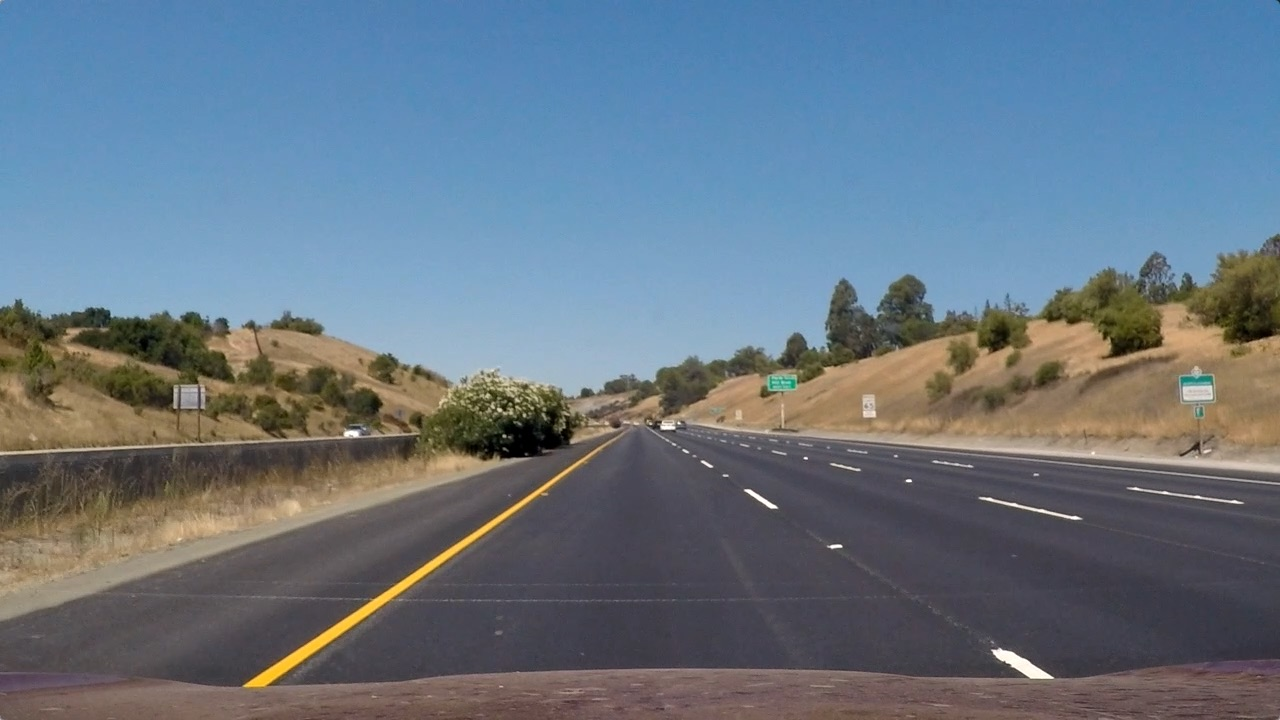
#> input picture test_images/straight_lines1.jpg, 1280 x 720 px, found by its file name
$ python transform.py
#> lines starting #> are read from the running program, lines starting #| are printed output that depends on the picture
#> further down, img is the input picture: shape (720, 1280, 3); mean R, G, B 103.2, 117.7, 131.2
import cv2
import numpy as np
import matplotlib.image as mpimg

class PerspectiveTransform():
    # Four source coordinates
    src = np.float32(
        [[700, 460],
        [1055, 685],
        [254, 685],
        [582, 460]])
    # Four desired coordinates
    dst = np.float32(
        [[1040, 0],
        [1040, 685],
        [250, 685],
        [250, 0]])
    color = (0, 255, 0)
    thickness = 9
    def __init__(self):
        # Compute the perspective Transform
        self.warp_matrix = cv2.getPerspectiveTransform(self.src, self.dst)
        # Compute the inverse by swapping the input parameter
        self.unwarp_matrix = cv2.getPerspectiveTransform(self.dst, self.src)
    def draw_lines(self,img):
        color = (255, 0, 0)
        thickness = 1
        cv2.line(img, (self.src[2][0],self.src[2][1]), (self.src[3][0],self.src[3][1]), color, thickness)
        cv2.line(img, (self.src[0][0],self.src[0][1]), (self.src[1][0],self.src[1][1]), color, thickness)

    def warp(self, img):
        img_size = img.shape[1], img.shape[0]
#> img_size = (1280, 720)
        # Compute warped image
        warped = cv2.warpPerspective(img, self.warp_matrix, img_size, flags=cv2.INTER_LINEAR)
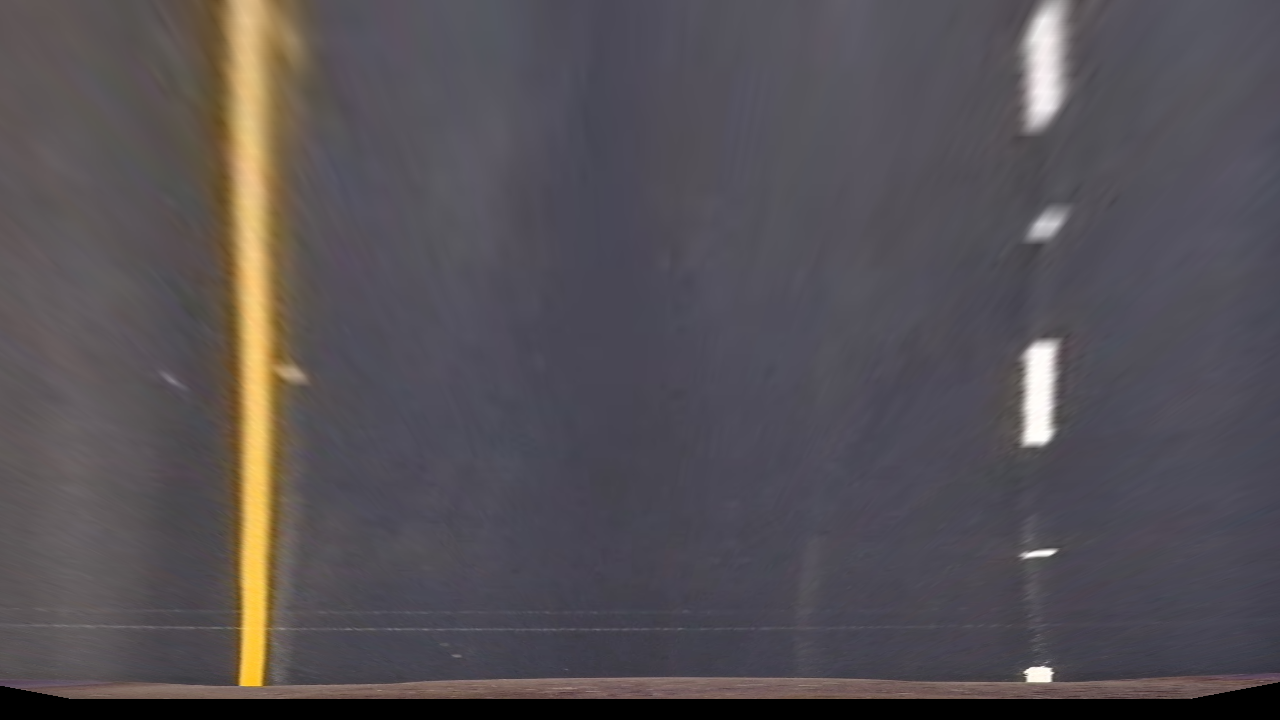
#> warped: shape (720, 1280, 3); mean R, G, B 85.2, 80.3, 84.6
        return warped

    def unwarp(self, img):
        img_size = img.shape[1], img.shape[0]
#> img_size = (1280, 720)
        # Create warped image - uses linear interpolation
        unwarped = cv2.warpPerspective(img, self.unwarp_matrix, img_size, flags=cv2.INTER_LINEAR)
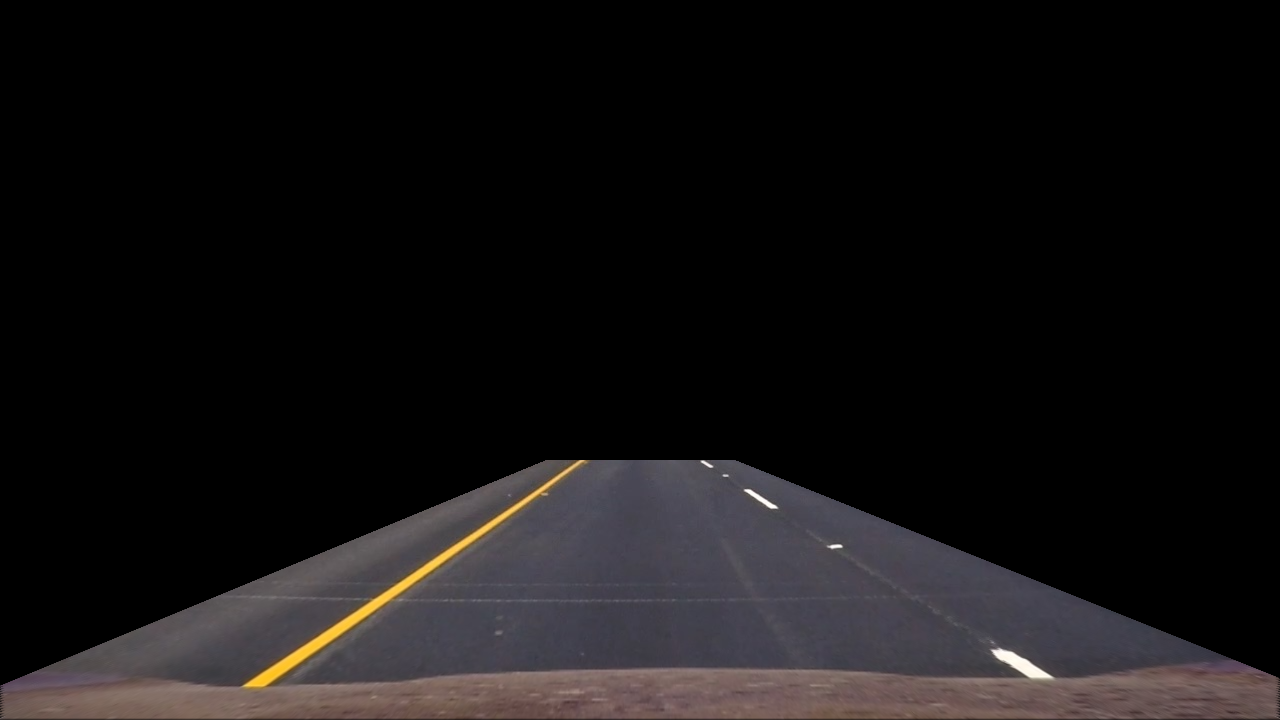
#> unwarped: shape (720, 1280, 3); mean R, G, B 20.5, 18.5, 19.1
        return unwarped

if __name__ == '__main__':
    import matplotlib.pyplot as plt

    transformer = PerspectiveTransform()
    img = mpimg.imread('..\\test_images\\straight_lines1.jpg')
    transformer.draw_lines(img)
    plt.imshow(img)
#     plt.show()
    plt.clf()

    warped = transformer.warp(img)
    plt.imshow(warped)
#     plt.show()
    plt.clf()

    unwarped = transformer.unwarp(warped)
    plt.imshow(unwarped)
#     plt.show()
    plt.clf()

    # Plot the result
    f, (ax1, ax2) = plt.subplots(1, 2, figsize=(24, 9))
    f.tight_layout()

    ax1.imshow(img)
    ax1.set_title('Original Image', fontsize=40)

    ax2.imshow(warped)
    ax2.set_title('Warped Result', fontsize=40)
    plt.subplots_adjust(left=0., right=1, top=0.9, bottom=0.)
    plt.savefig('..\\output_images\\transform_straight_lines_1.png')
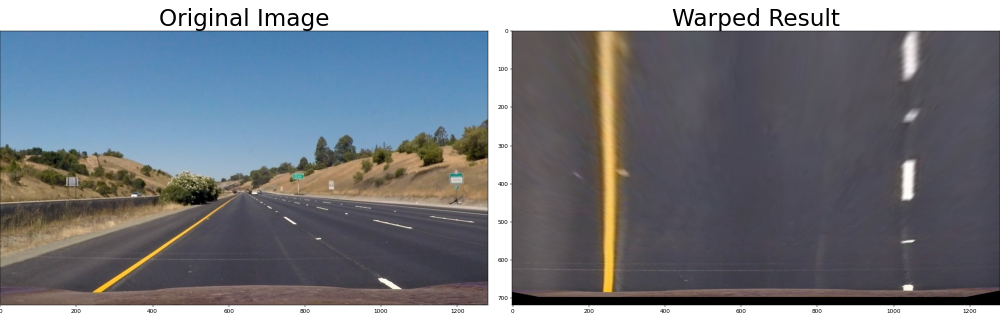
#> figure drawn by matplotlib, 2 panels

$ run again, with test_images/straight_lines2.jpg copied over test_images/straight_lines1.jpg
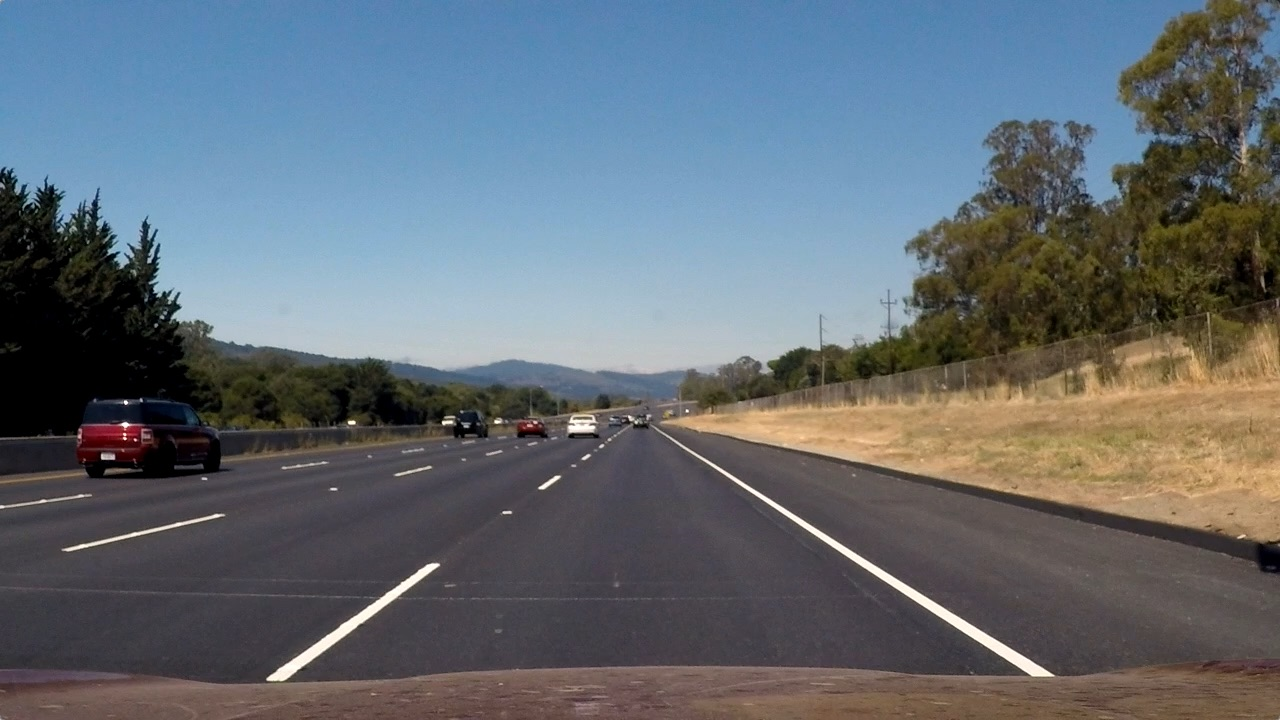
#> input picture test_images/straight_lines2.jpg, 1280 x 720 px, found by its file name
#> img is the input picture: shape (720, 1280, 3); mean R, G, B 99.4, 107.7, 115.1
#> in unwarp, `unwarped = cv2.warpPerspective(img, self.unwarp_matrix, img_size, flag..`:
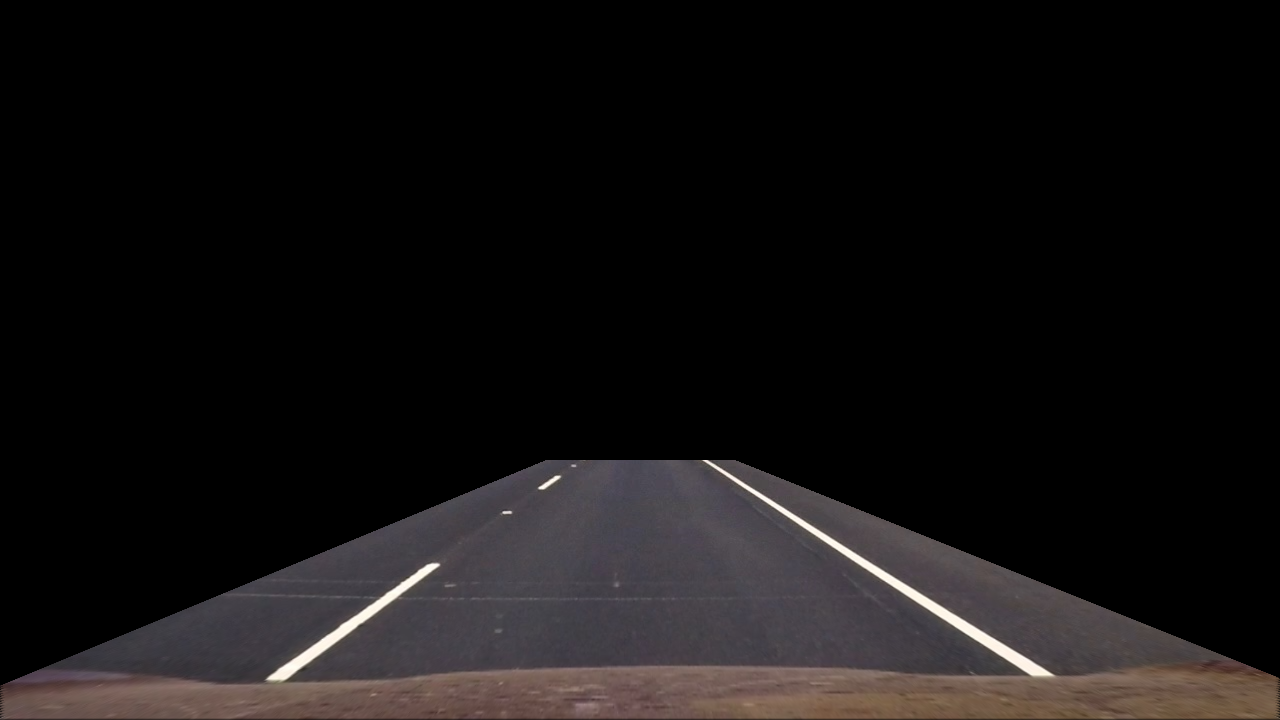
#> unwarped: shape (720, 1280, 3); mean R, G, B 20.3, 18, 18.2
#> `plt.savefig('..\\output_images\\transform_straight_lines_1.png')`:
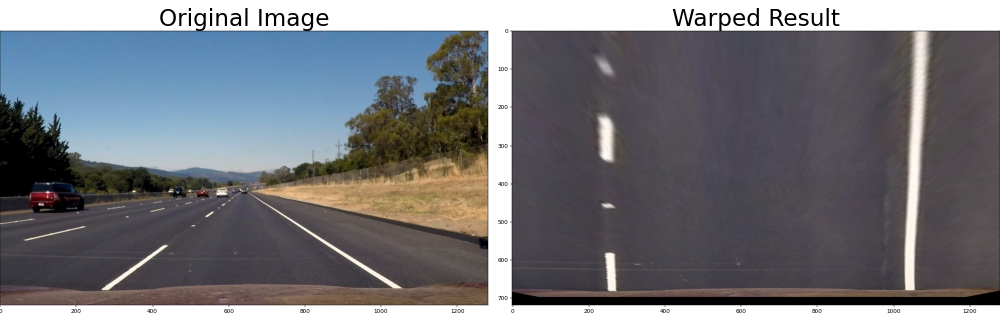
#> figure drawn by matplotlib, 2 panels

$ run again, with test_images/bridge_shadow.jpg copied over test_images/straight_lines1.jpg
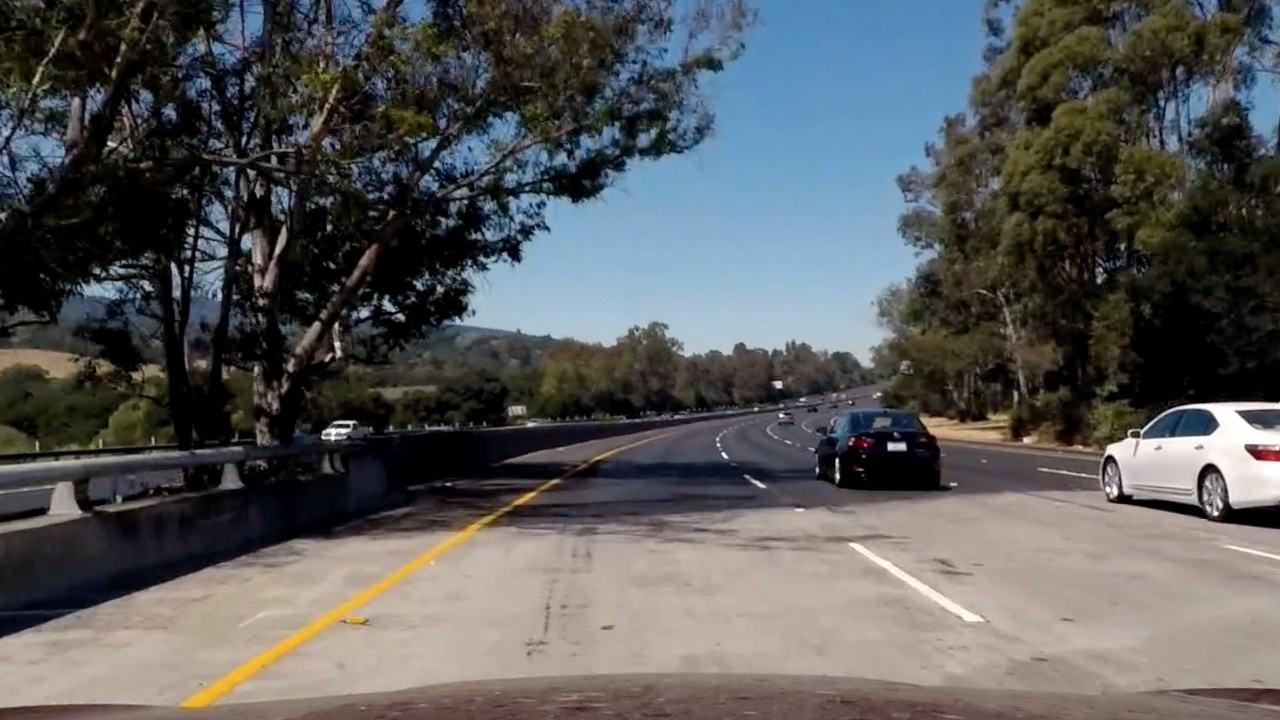
#> input picture test_images/bridge_shadow.jpg, 1280 x 720 px, found by its file name
#> img is the input picture: shape (720, 1280, 3); mean R, G, B 89.7, 90.6, 90.8
#> in unwarp, `unwarped = cv2.warpPerspective(img, self.unwarp_matrix, img_size, flag..`:
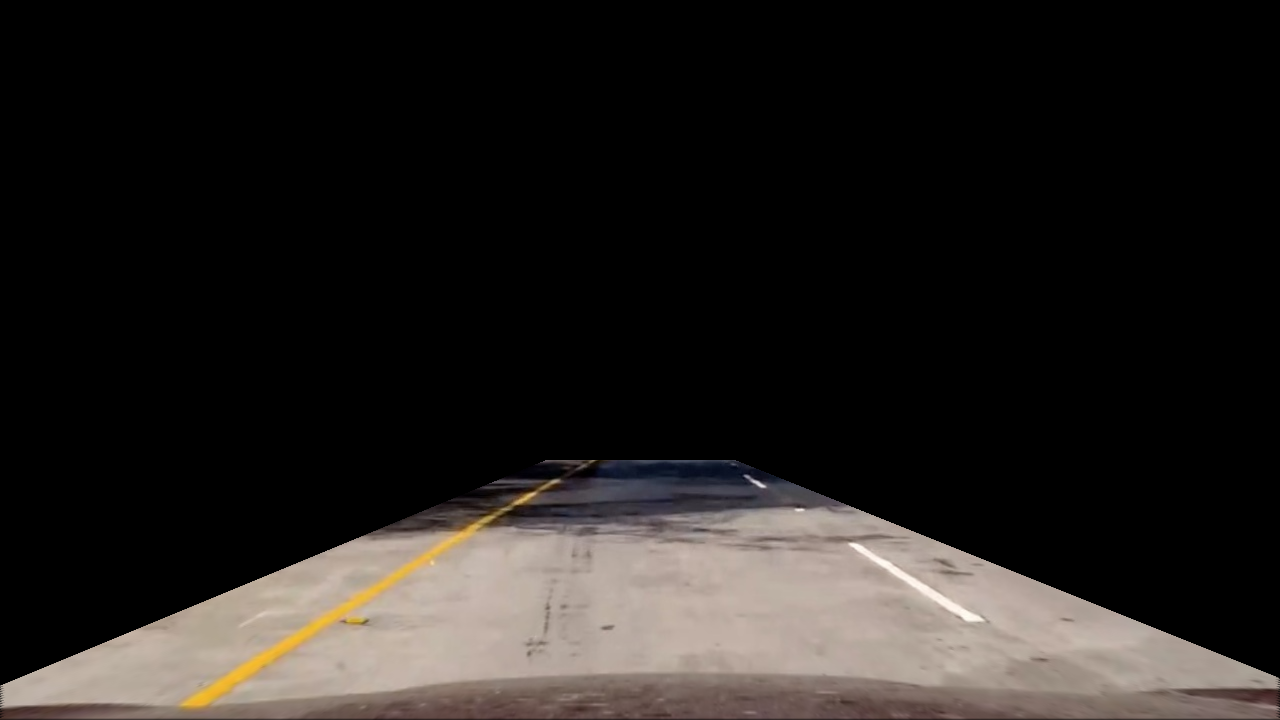
#> unwarped: shape (720, 1280, 3); mean R, G, B 36.3, 32.8, 30.4
#> `plt.savefig('..\\output_images\\transform_straight_lines_1.png')`:
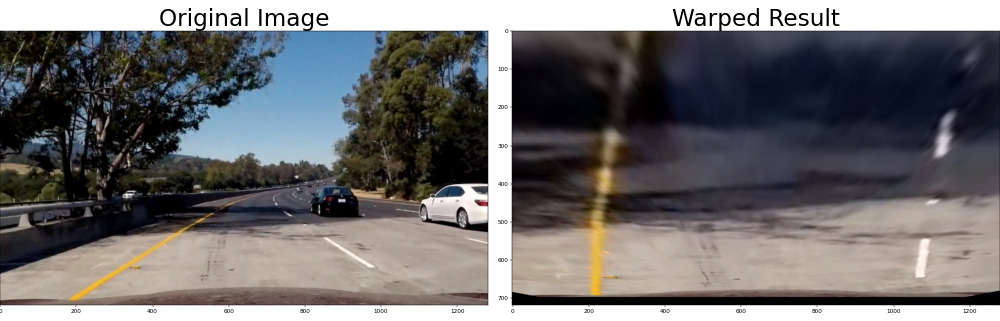
#> figure drawn by matplotlib, 2 panels

$ run again, with test_images/test1.jpg copied over test_images/straight_lines1.jpg
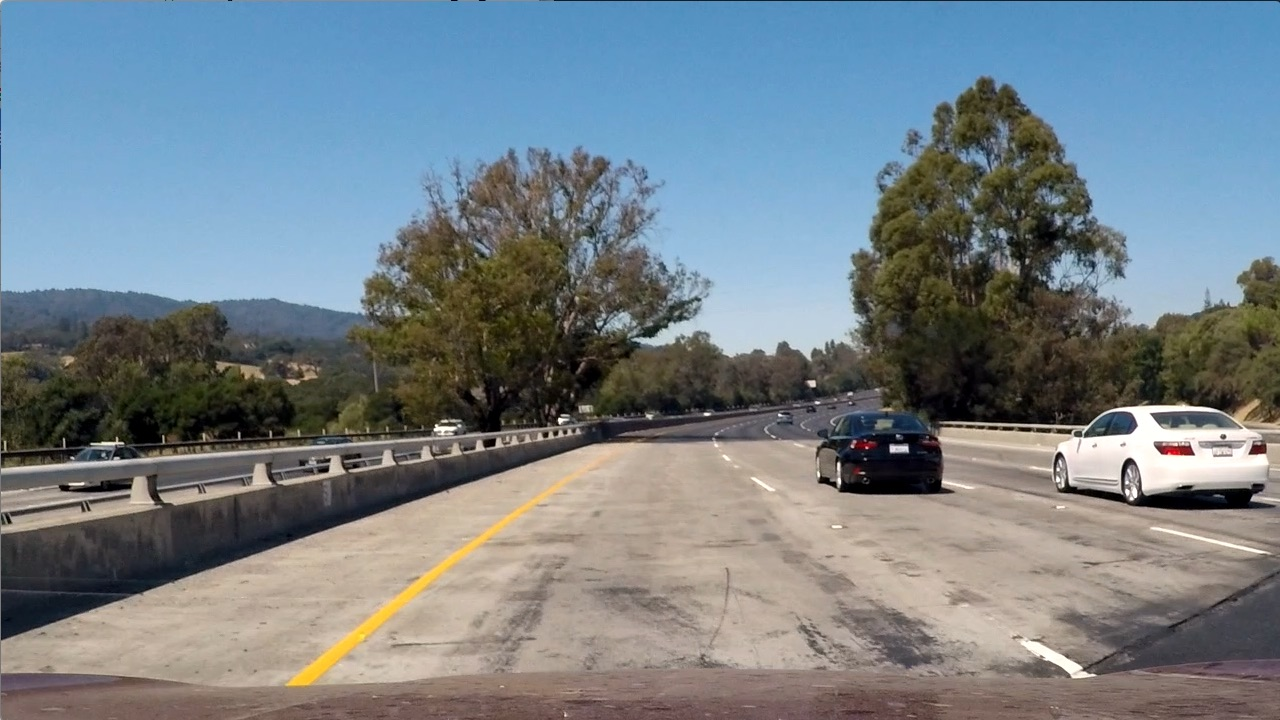
#> input picture test_images/test1.jpg, 1280 x 720 px, found by its file name
#> img is the input picture: shape (720, 1280, 3); mean R, G, B 117.5, 128.7, 135.5
#> in unwarp, `unwarped = cv2.warpPerspective(img, self.unwarp_matrix, img_size, flag..`:
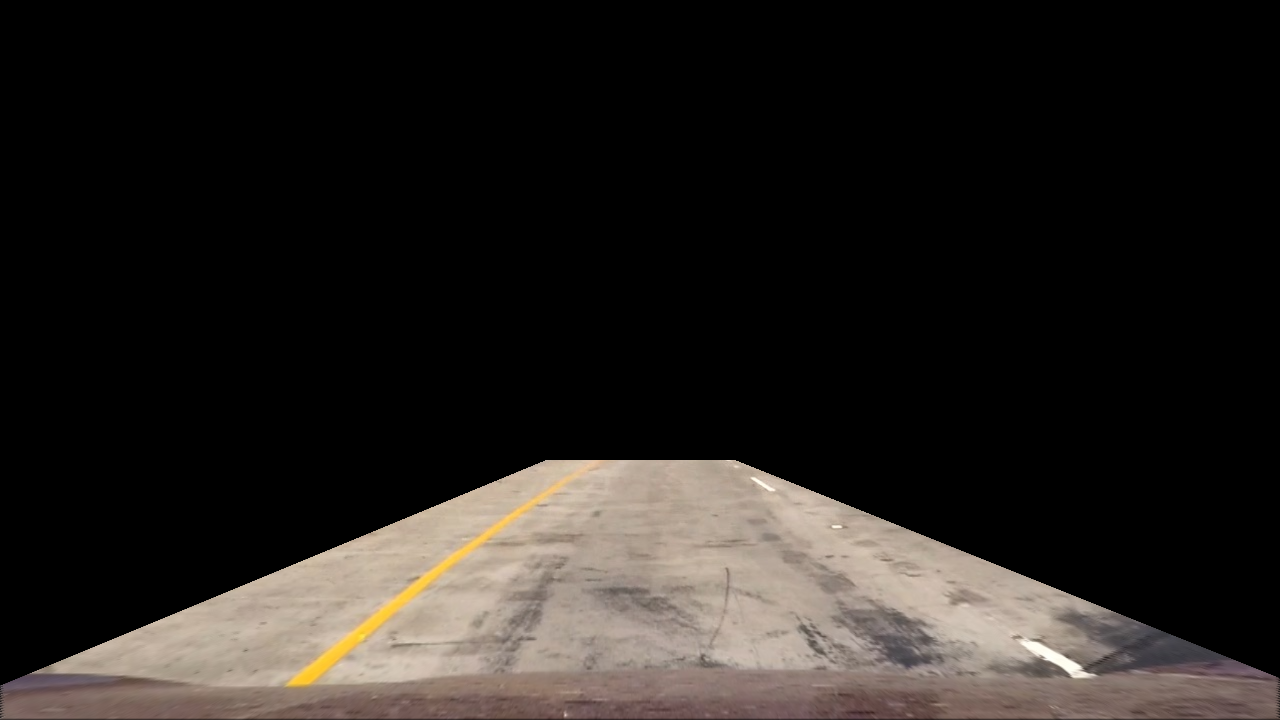
#> unwarped: shape (720, 1280, 3); mean R, G, B 37.7, 33.7, 30.6
#> `plt.savefig('..\\output_images\\transform_straight_lines_1.png')`:
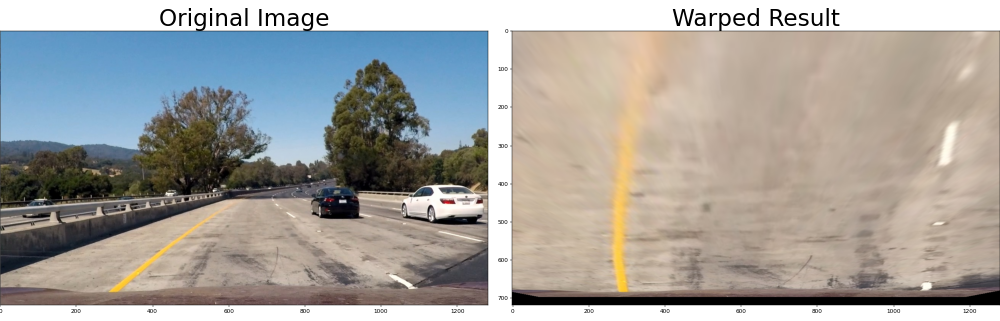
#> figure drawn by matplotlib, 2 panels
